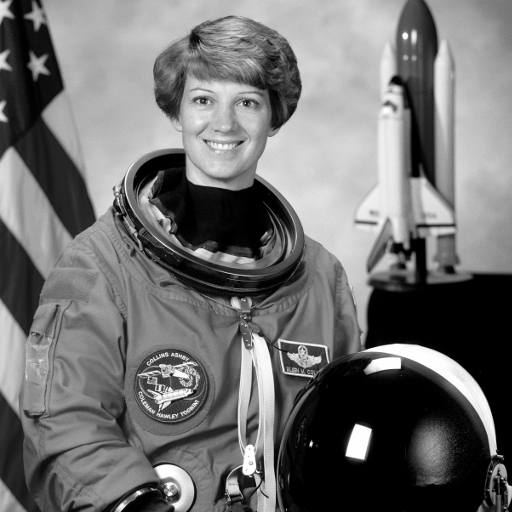
#> input picture Projekty/Lab08/skimage_astronaut.png, 512 x 512 px
$ python 8.01.py
#> lines starting #> are read from the running program, lines starting #| are printed output that depends on the picture; after the words box and inside, x2 and y2 are one past the last pixel; in counts of white or black regions, pixels touching at a corner belong together
import copy
import math

import numpy
from PIL import Image

def png_read(filepath):
    img = Image.open(filepath)
    assert len(img.size)==2 # skala szarosci, nie RGB
    return (numpy.array(img)/255).reshape(img.size[1], img.size[0]).tolist()

def png_write(img, filepath):
    img = Image.fromarray((numpy.array(img)*255).astype(numpy.int8), 'L')
    img.save(filepath)

def rozjasnianie(A):
    B = copy.deepcopy(A)
    for i in range(0, len(B)):
        for j in range(0, len(B[0])):
            b = 0.5
            B[i][j] += b
            if B[i][j] > 1:
                B[i][j] = 1
            if B[i][j] < 0:
                B[i][j] = 0
    png_write(B, "output2.png")

def negatyw(A):
    B = copy.deepcopy(A)
    for i in range(0, len(B)):
        for j in range(0, len(B[0])):
            B[i][j] = 1 - B[i][j]
    png_write(B, "output3.png")

def konwersja(A):
    B = copy.deepcopy(A)
    for i in range(0, len(B)):
        for j in range(0, len(B[0])):
            p = 0.5
            if B[i][j] > p:
                B[i][j] = 1
            else:
                B[i][j] = 0
    png_write(B, "output4.png")

def kontrast(A):
    B = copy.deepcopy(A)
    for i in range(0, len(B)):
        for j in range(0, len(B[0])):
            theta = 10
            B[i][j] = 1 / (1 + math.e ** (-theta * (B[i][j] - 0.5)))
    png_write(B, "output5.png")

def convolution(A,B):
    k = int((len(B) - 1) / 2)
    C = copy.deepcopy(A)
    for i in range(0, len(A)):
        for j in range(0, len(A[0])):
            C[i][j] = 0
            for u in range(-k, k + 1):
                for v in range(-k, k + 1):
                    if not 1 <= i <= len(A):
                        C[i][j] += 0
                    elif not 1 <= j <= len(A[0]):
                        C[i][j] += 0
                    else:
                        C[i][j] += (A[i + u][j + v] * B[u + k + 1][v + k + 1])
    return C


def main():
    A = png_read("skimage_astronaut.png")
#> in png_read, img is the input picture: PIL image 512x512 L; min 0, max 255, mean 112.7
#> A = 512 items
    png_write(A, "output1.png")
    min = 1
    max = 0
    for i in range(0, len(A)):
        for j in range(0, len(A[0])):
            if A[i][j] >= max:
                max = A[i][j]
            if A[i][j] <= min:
                min = A[i][j]
#> after the loop, max = 1; min = 0
    print(f"Max={max}")
#| Max=1.0
    print(f"Min={min}")
#| Min=0.0
    rozjasnianie(A)
#> in rozjasnianie, `B = copy.deepcopy(A)`: B = 512 items
#> call 2 of png_write, with filepath = 'output2.png'
#> in png_write (call 2), `img = Image.fromarray((numpy.array(img)*255).astype(numpy.int8), 'L')`:
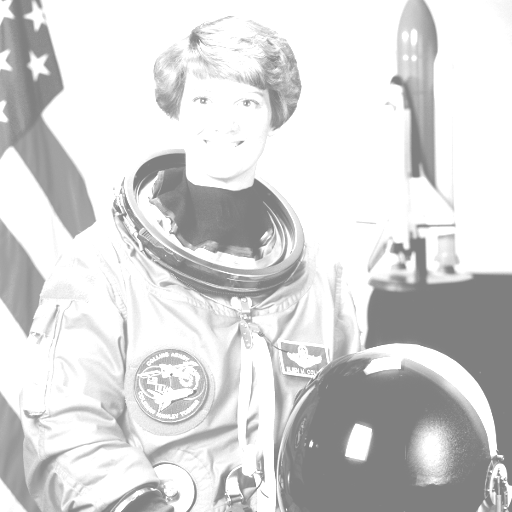
#> img: PIL image 512x512 L; min 127, max 255, mean 214.7
    negatyw(A)
#> call 3 of png_write, with filepath = 'output3.png'
#> in png_write (call 3), `img = Image.fromarray((numpy.array(img)*255).astype(numpy.int8), 'L')`:
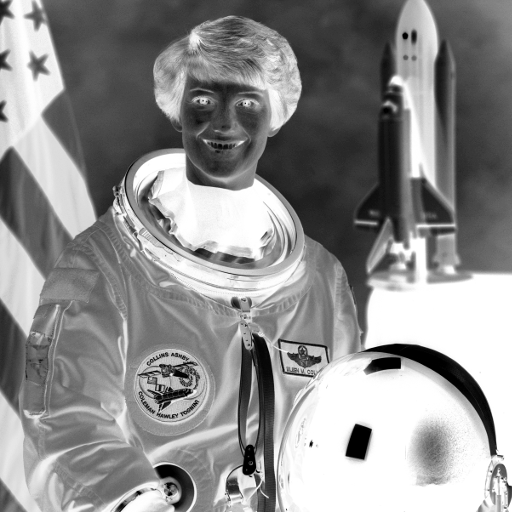
#> img: PIL image 512x512 L; min 0, max 255, mean 142.1
    konwersja(A)
#> call 4 of png_write, with filepath = 'output4.png'
#> in png_write (call 4), `img = Image.fromarray((numpy.array(img)*255).astype(numpy.int8), 'L')`:
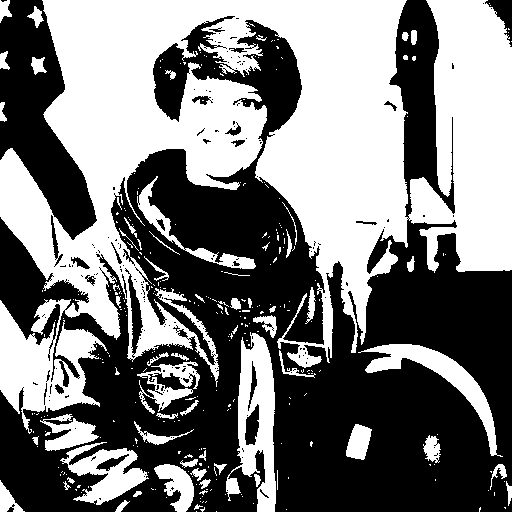
#> img: PIL image 512x512 L; 47.9% white; 307 white regions (246 under 20 px), largest, box (x1, y1, x2, y2) and area: (0, 0, 512, 434) 104844, (226, 332, 276, 512) 4580, (358, 344, 503, 457) 3030
    kontrast(A)
#> in png_write (call 5), `img = Image.fromarray((numpy.array(img)*255).astype(numpy.int8), 'L')`:
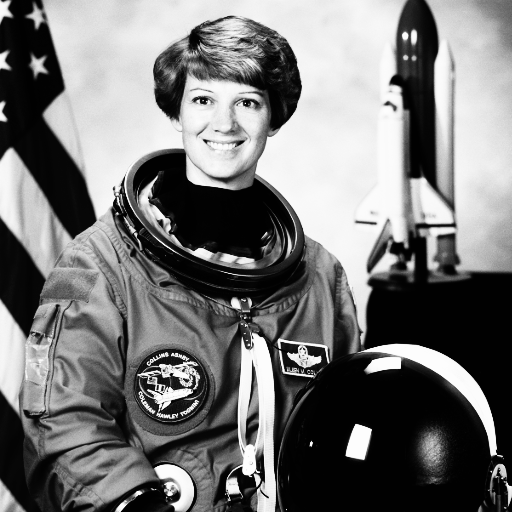
#> img: PIL image 512x512 L; min 1, max 253, mean 118.1
    k = 3
    B = [[0] * (2 * k + 1)] * (2 * k + 1)
    for i in range(0, len(B)):
        for j in range(0, (len(B[0]))):
            B[i][j] = (1 / (2 * k + 1) ** 2)
    C = convolution(A, B)
#> the loop in convolution, `for i in range(0, len(A)):` made 2 passes
    png_write(C, "output6.png")

if __name__ == '__main__':
#> (the run stopped early here; a loop or call above may not have finished)
